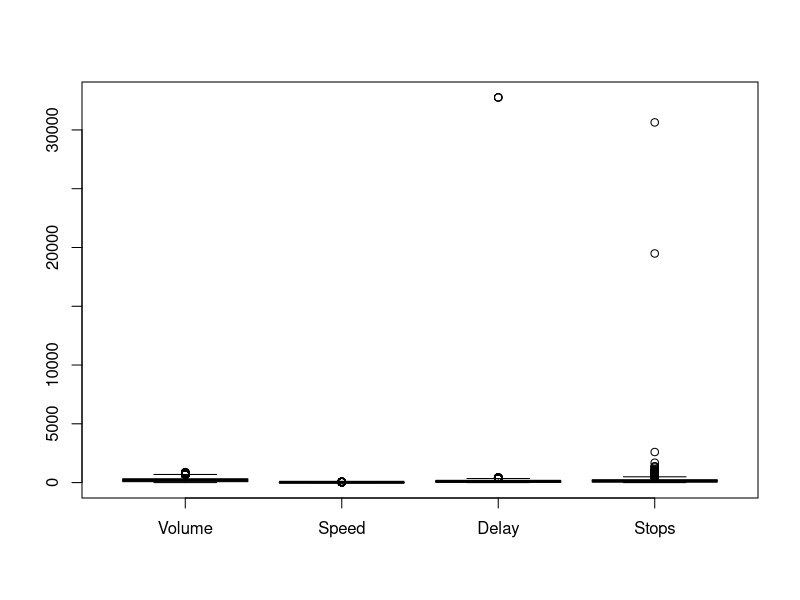

Here is the R script that generated this plot: (Note: this script raises an error after producing the figure.)
rm(list=ls())
traffic <- read.csv("UrbanAnalytics2015.csv", sep=" ")
traffic$DateTime <- strptime(traffic$DateTime, "%m/%d/%y %H:%M")

bp <- boxplot(traffic[1:4])
# Remove Outliers
for (col in 1:4) {
  traffic[which(traffic[,col] >= bp$stats[5,col]),col] <- NA
}

# Time-based filtering ---------------------------------------------------------
stepsPerDay <- 1440/5
days <- 31
steps = days * stepsPerDay

dayList<-c("Sun.","Mon.","Tues.","Wed.","Thurs.","Fri.","Sat.")

# Bin the volume each day  -----------------------------------------------------

days <- traffic$DateTime[nrow(traffic)]$yday + 356 - traffic$DateTime[1]$yday
weeks = floor(days/7)
matrices <- list()
templates <- list()
for (wday in 0:6) {

  ## For each weekday, compile a matrix of every week's version and compare
  weeklySubset = traffic[which(traffic$DateTime$wday == wday),]
  weeklyMatrix <- matrix(NA,ncol=288, nrow=weeks)
  for (index in 1:nrow(weeklySubset)) {
    dayNumber = 1+  weeklySubset$DateTime[index]$yday + 356 *(weeklySubset$DateTime[index]$year - 113)  - weeklySubset$DateTime[1]$yday
    week = 1 + floor(dayNumber/7)
    minute = 1 + (weeklySubset$DateTime[index]$min + (60*weeklySubset$DateTime[index]$hour))/5

    weeklyMatrix[week, minute] = weeklySubset$Volume[index]
    print(paste(week, minute,weeklySubset$Volume[index]))

  }
  template <- apply(weeklyMatrix, 2, median, na.rm=T)
  matrices <- c(matrices, list(weeklyMatrix))
  templates <- c(templates, list(template))
}

# Data aggregation
allDays <- matrix(NA, ncol=288, nrow=32*7)
dayIndex = 1
for (week in 1:32) {
  for (wday in 1:7) {
    allDays[dayIndex,] <- matrices[[wday]][week,]
    dayIndex = dayIndex + 1
  }
}
# Examine only hourly rates
days <- allDays[,seq(1,288,2)]

cluster <- clara(days, k=3, samples=100)
plot(cluster)
matplot(t(days), type="l", col=cluster$clustering)

classificationMatrix <- matrix(cluster$clustering, ncol=7, nrow=32, byrow=T)
ggplot(melt(classificationMatrix), aes(Var1,Var2, fill=value)) +
  scale_fill_gradientn(colours=c("gray","orange","blue"),name="RMSD")+
  xlab("Day")+
  ylab("Day")+
  geom_raster() +
  theme( panel.background = element_rect(fill = "transparent", colour = NA),
         panel.grid.minor = element_blank(),
         panel.grid.major = element_blank())


require("cluster")
clusters<-c(2,4,2,2,2,2,5)
for (index in 1:7) {
  cluster <- clara(matrices[[index]],k=clusters[index])
  print(cluster$silinfo$avg.width)
  matplot(t(matrices[[index]]), type="l", col=cluster$clustering, lty=1)
}